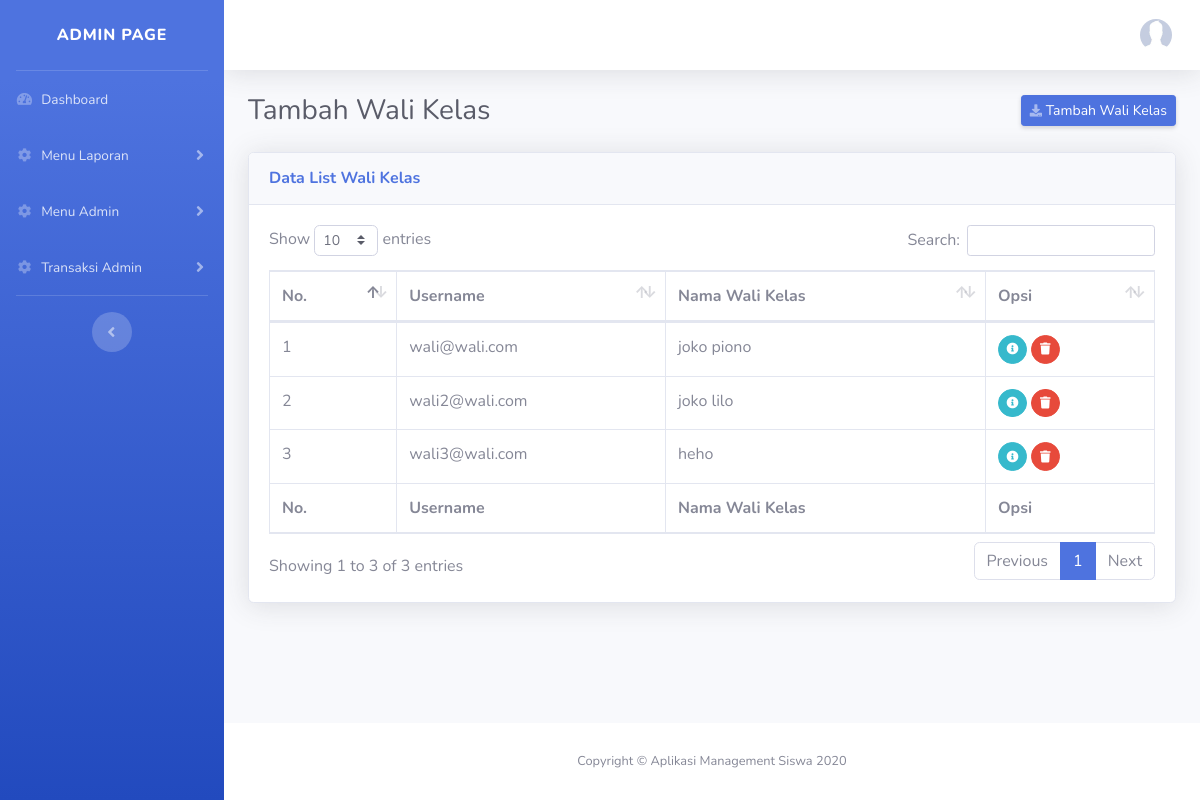
/index.php/wali, run on the app's committed database.
### tables this page shows
CREATE TABLE `lilas` (
  `id_wali_kelas` int(11) NOT NULL,
  `username` varchar(255) DEFAULT NULL,
  `password` varchar(255) DEFAULT NULL,
  `nama_wali_kelas` varchar(255) NOT NULL,
  `alert` date DEFAULT NULL
);

### application/controllers/Wali.php (called while the page is built, shortened)
<?php
class Wali extends CI_Controller {
    public function __construct()
    {
        $this->load->model('LilasModel');
    }
    public function index ()
    {
        $data = $this->LilasModel->getAllData();
        $this->load->view('layout/header', ['data' => $data]);
        $this->load->view('admin/side_menu');
        $this->load->view('admin/tambah_wali');
        $this->load->view('layout/footer');
    }
}

### index.php (called while the page is built, shortened)
<?php
require_once BASEPATH.'core/CodeIgniter.php';

### application/models/LilasModel.php (called while the page is built, shortened)
<?php
class LilasModel extends CI_Model
{
    public function getAllData()
    {
        return $this->db->get('lilas')->result_array();
    }
}

### application/views/admin/tambah_wali.php (the view, shortened to what this page needs)
<div class="d-sm-flex align-items-center justify-content-between mb-4">
  <h1 class="h3 mb-0 text-gray-800">Tambah Wali Kelas</h1>
  <a href="#" data-toggle="modal" data-target="#tambahModal" class="d-none d-sm-inline-block btn btn-sm btn-primary shadow-sm"><i class="fas fa-download fa-sm text-white-50"></i> Tambah Wali Kelas</a>
</div>
<div class="card shadow mb-4">
  <div class="card-header py-3">
    <h6 class="m-0 font-weight-bold text-primary">Data List Wali Kelas</h6>
  </div>
  <div class="card-body">
    <div class="table-responsive">
      <table class="table table-bordered" id="dataTable" width="100%" cellspacing="0">
        <thead>
          <tr>
            <th>No.</th>
            <th>Username</th>
            <th>Nama Wali Kelas</th>
            <th>Opsi</th>
          </tr>
        </thead>
        <tfoot>
          <tr>
            <th>No.</th>
            <th>Username</th>
            <th>Nama Wali Kelas</th>
            <th>Opsi</th>
          </tr>
        </tfoot>
        <tbody>
            <?php $i = 1; foreach ($data as $key) : ?>
          <tr>
            <td><?= $i; ?></td>
            <td><?= $key['username'] ?></td>
            <td><?= $key['nama_wali_kelas'] ?></td>
            <td>
                <div class="btn-group" role="group" aria-label="Basic example">
                  <form action="<?= base_url('wali/edit'); ?>" method="GET">
                      <button href="#" class="btn btn-info btn-circle btn-sm mr-1">
                        <i class="fas fa-info-circle"></i>
                      </button>
                  </form>
                  <form action="<?= base_url('wali/deleteData'); ?>" method="POST">
                      <button href="#" class="btn btn-danger btn-circle btn-sm mr-1" onclick="return confirm('Are you sure you want to delete this item?');">
                        <i class="fas fa-trash"></i>
                      </button>
                  </form>
              </div>
            </td>
          </tr>
            <?php $i++; endforeach; ?>
        </tbody>
      </table>
    </div>
  </div>
</div>

### data on the page
lilas: username "wali@wali.com", nama_wali_kelas "joko piono"
lilas: username "wali2@wali.com", nama_wali_kelas "joko lilo"
lilas: username "wali3@wali.com", nama_wali_kelas "heho"
